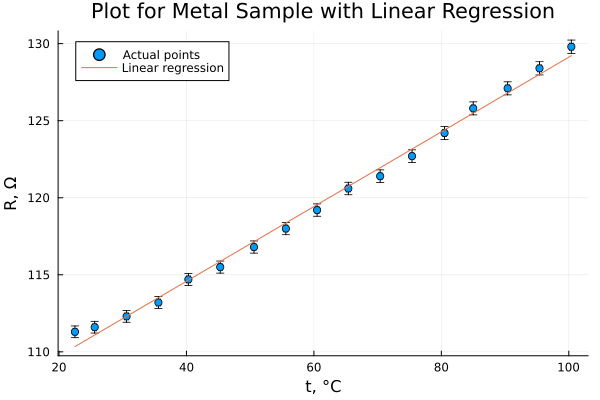

Write the Julia code that produced this figure.
using Plots, GLM, DataFrames
include("data.jl")

x = frame[!, :temperature]
y = frame[!, :first]

xerr = fill(μt, length(x))
yerr = μΩ.(y)

model = lm(@formula(Y ~ X), DataFrame(X=x, Y=y))
prediction = predict(model, DataFrame(X=x))

scatter(x, y, xerr=xerr, yerr=yerr, label="Actual points")
plot!(x, prediction, label="Linear regression")

xlabel!("t, °C")
ylabel!("R, Ω")
title!("Plot for Metal Sample with Linear Regression")

b, a = coef(model)
μb, μa = stderror(model)

@show a μa b μb

savefig("metal_regression.png")